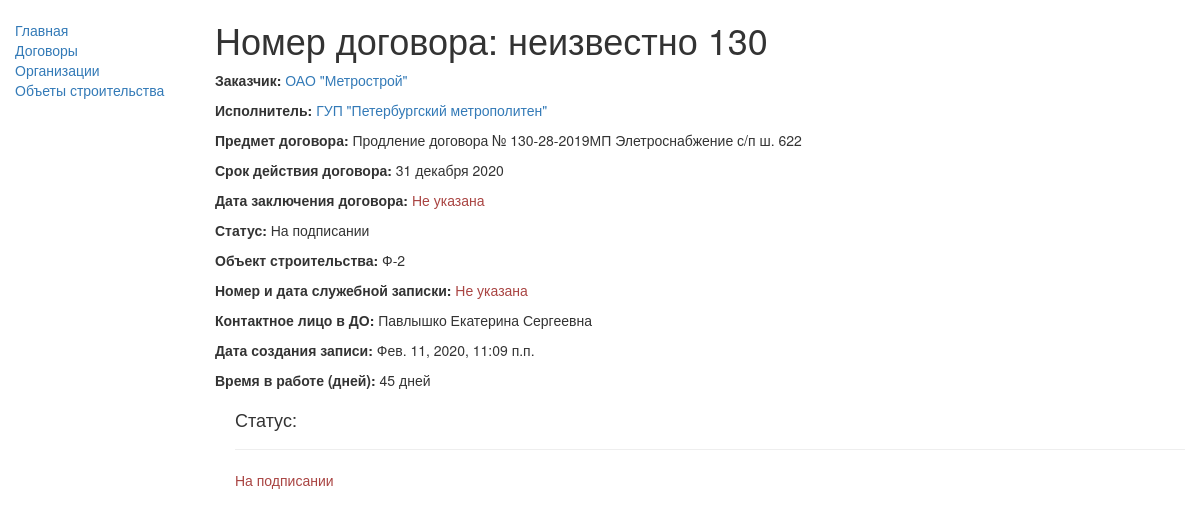
The app's page /catalog/contract/1, older data.
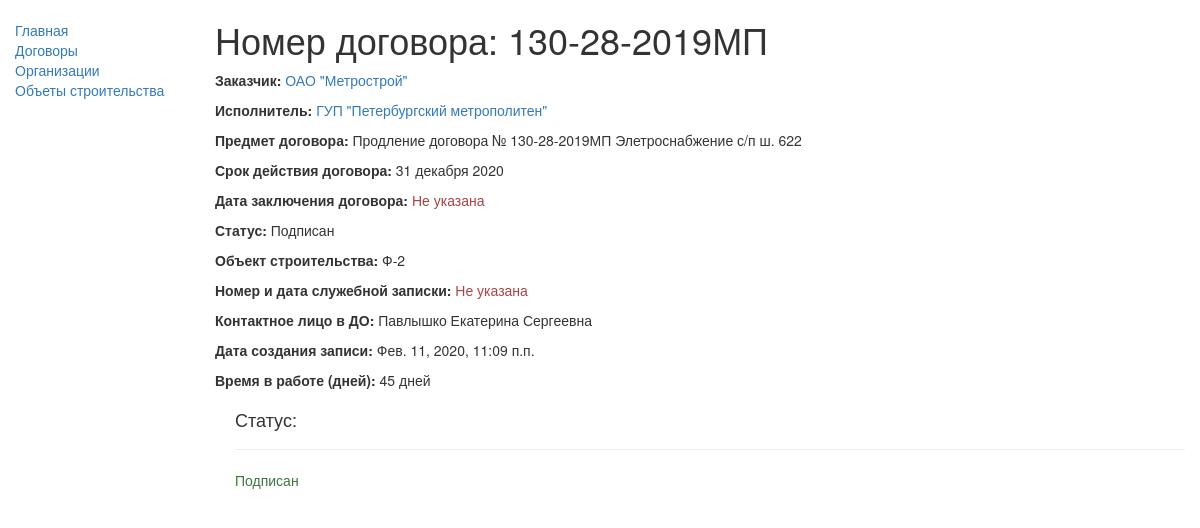
The same page, newer data.
### catalog/models.py (models this page shows, shortened)
class Contract(models.Model):
    number = models.CharField(max_length=50, verbose_name="Номер договора")
    customer = models.ForeignKey('Company', on_delete=models.SET_NULL, null=True, verbose_name="Заказчик",
                                 related_name = 'Company_customer')
    executor = models.ForeignKey('Company', on_delete=models.SET_NULL, null=True, verbose_name="Исполнитель",
                                 related_name = 'Company_executor')
    subject_of_contract = models.TextField(max_length=500, verbose_name="Предмет договора")
    contract_time = models.DateField(null=True, blank=True, verbose_name="Срок действия договора")
    date_of_conclusion = models.DateField(null=True, blank=True, verbose_name="Дата заключения договора")
    status = (
        ('s', 'Подписан'),
        ('o', 'На подписании'),
        ('c', 'Аннулирован'),
        ('t', 'Расторгнут'),
    )
    contract_status = models.CharField(max_length=13, choices=status, default='o', verbose_name="Статус договора")
    constr_object = models.ForeignKey('ConstructionObject', on_delete=models.SET_NULL, null=True,
                                      verbose_name="Объект строительства",
                                      related_name = 'ConstructionObject_constr_object')
    num_work_note = models.IntegerField(null=True, blank=True, verbose_name="Номер служебной записки")
    date_work_note = models.DateField(null=True, blank=True, verbose_name="Дата служебной записки")
    publish = models.DateTimeField(auto_now_add=True, verbose_name="Дата создания записи") # дата создания записи (не видна в админке)
    person_name = (
        ('1', 'Павлышко Екатерина Сергеевна'),
        ('2', 'Пуленкова Римма Николаевна'),
        ('3', 'Бочков Максим Александрович'),
        ('4', 'Великородная Оксана Леонидовна')
    )
    person = models.CharField(max_length=20, choices=person_name, default='Павлышко Е. С.', verbose_name="Контактное лицо ДО")
    class Meta:
        ordering = ["contract_status"] # сортировка договоров по статусу

class Company(models.Model):
    name = models.CharField(max_length=300, verbose_name="Полное наименование организации")
    short_name = models.CharField(max_length=100, verbose_name="Сокращенное наименование")
    phone = models.CharField(max_length=100, verbose_name="Контактный телефон", default=" ")
    class Meta:
        ordering = ["short_name"] # сортировка организаций по сокращенному наименованию
    def __str__(self):
        return self.short_name

class ConstructionObject(models.Model):
    line_name = (
        ('НВЛ', 'Невско-Василеостровская линия'),
        ('Ф-2', 'Фрунзенский радиус'),
        ('ЛПЛ', 'Лахтинско-Правобережная линиия'),
        ('ККЛ', 'Красносельско-Калининская линия'),
        ('Другое', 'Другое'),
    )
    line = models.CharField(max_length=50, choices=line_name, default='Другое', verbose_name="Объект строительства")
    requisites = models.TextField(max_length=500, verbose_name="Реквизиты")
    """
    # государственный контракт
    gk = {
        "NVL_GK":line_name[0],
        "F2_GK":line_name[1],
        "LPL_GK":line_name[2],
        "KKL_GK":line_name[3],
    }
    """
    class Meta:
        ordering = ["-line"] # сортировка объектов строительства по линии
    def __str__(self):
        return self.line

### catalog/views.py (the view)
# urls.py: url(r'^contract/(?P<pk>\d+)$', views.ContractDetailView.as_view(), name='contract-detail'), #подробное описание договора
class ContractDetailView(generic.DetailView):
    model = Contract
    def get_object(self):
        object = super(ContractDetailView, self).get_object()
        if object.date_work_note:
            object.work_time = datetime.datetime.now().date() - object.date_work_note # если есть дата СЗ
        else:
            object.work_time = datetime.datetime.now().date() - object.publish.date() # если нет даты СЗ (от даты записи)
        object.save()
        return object

### catalog/templates/catalog/contract_detail.html
{% extends "base_generic.html" %}
{% block content %}
  <h1>Номер договора: {{ contract.number }}</h1>
  <p><strong>Заказчик:</strong> <a href="{% url 'company-detail' contract.customer.pk %}">
    {{ contract.customer }}</a></p>
  <p><strong>Исполнитель:</strong> <a href="{% url 'company-detail' contract.executor.pk %}">
    {{ contract.executor }}</a></p>
  <p><strong>Предмет договора:</strong> {{ contract.subject_of_contract }}</p>
  <p><strong>Срок действия договора:</strong>
    <span class="{% if not contract.contract_time %}text-danger{% endif %}">
      {% if not contract.contract_time %} Не указан {% else %} {{ contract.contract_time }} {% endif %}
    </span></p>
  <p><strong>Дата заключения договора:</strong>
    <span class="{% if not contract.date_of_conclusion %}text-danger{% endif %}">
      {% if not contract.date_of_conclusion %} Не указана {% else %} {{ contract.date_of_conclusion }} {% endif %}
    </span></p>
  <p><strong>Статус:</strong> {{ contract.get_contract_status_display }}</p>
  <p><strong>Объект строительства:</strong> {{ contract.constr_object }}</p>
  <p><strong>Номер и дата служебной записки:</strong>
    <span class="{% if not contract.num_work_note %}text-danger{% endif %}">
    {% if not contract.num_work_note %} Не указана {% else %} № {{ contract.num_work_note }} от {{ contract.date_work_note }} {% endif %}
    </span></p>
  <p><strong>Контактное лицо в ДО:</strong> {{ contract.get_person_display }}</p>
  <p><strong>Дата создания записи:</strong> {{ contract.publish }}</p>
  <p><strong>Время в работе (дней): </strong> {{ contract.work_time.days }} дней</p>
  <div style="margin-left:20px;margin-top:20px">
    <h4>Статус: </h4>
    <hr>
    <p class="{% if contract.contract_status == 's' %}text-success{% elif contract.contract_status == 'o' %}text-danger{% else %}text-warning{% endif %}">{{ contract.get_contract_status_display }}</p>
  </div>
{% endblock %}

Row changes from the older to the newer data that the page shows:
changed Contract "Продление договора № 130-28-2019МП Элетроснабжение с/п ш. 622": number "неизвестно 130" → "130-28-2019МП"; contract_status "На подписании" → "Подписан"
